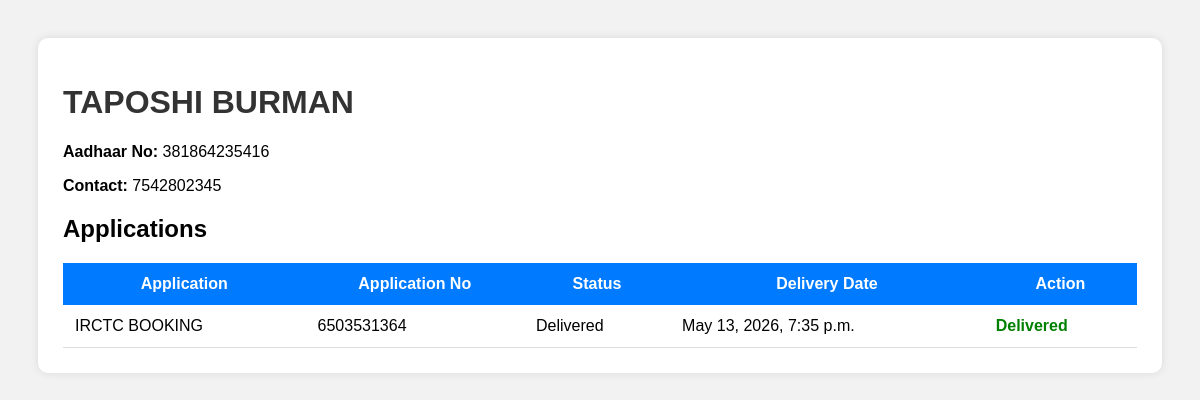
/customer/3/, run on the app's committed database.
### customers_app/models.py (models this page shows, shortened)
class Customer(models.Model):
    user = models.OneToOneField(
        User,
        on_delete=models.CASCADE,
        null=True,
        blank=True
    )
    name = models.CharField(max_length=100)
    aadhaar_no = models.CharField(max_length=20, unique=True)
    contact_no = models.CharField(max_length=15)

class Application(models.Model):
    STATUS_CHOICES = [
        ('Pending', 'Pending'),
        ('Submitted', 'Submitted'),
        ('In Process', 'In Process'),
        ('Approved', 'Approved'),
        ('Rejected', 'Rejected'),
        ('Delivered', 'Delivered'),
    ]
    customer = models.ForeignKey(Customer, on_delete=models.CASCADE)
    application_name = models.CharField(max_length=100)
    application_no = models.CharField(max_length=100)
    application_date = models.DateField()
    status_updated_at = models.DateTimeField(auto_now=True)
    delivery_date = models.DateTimeField(null=True, blank=True)
    status = models.CharField(
        max_length=20,
        choices=STATUS_CHOICES,
        default='Pending'
    )
    remarks = models.TextField(blank=True)

### customers_app/views.py (the view)
# urls.py: path('customer/<int:customer_id>/', views.customer_detail, name='customer_detail'),
def customer_detail(request, customer_id):
    customer = get_object_or_404(Customer, id=customer_id)
    applications = Application.objects.filter(customer=customer)
    return render(request, 'customer_detail.html', {
        'customer': customer,
        'applications': applications
    })

### templates/customer_detail.html (shortened to what this page needs)
<!DOCTYPE html>
<html>
<head>
</head>
<body>
<div class="container">
    <h1>{{ customer.name }}</h1>
    <div class="info">
        <p>
            <strong>Aadhaar No:</strong>
            {{ customer.aadhaar_no }}
        </p>
        <p>
            <strong>Contact:</strong>
            {{ customer.contact_no }}
        </p>
    </div>
    <h2>Applications</h2>
    <table>
        <tr>
            <th>Application</th>
            <th>Application No</th>
            <th>Status</th>
            <th>Delivery Date</th>
            <th>Action</th>
        </tr>
        {% for app in applications %}
        <tr>
            <td>{{ app.application_name }}</td>
            <td>{{ app.application_no }}</td>
            <td>{{ app.status }}</td>
            <td>
                {% if app.delivery_date %}
                    {{ app.delivery_date }}
                {% else %}
                    Not Delivered
                {% endif %}
            </td>
            <td>
                {% if app.status != 'Delivered' %}
                    <a
                        class="btn"
                        href="/update-status/{{ app.id }}/"
                    >
                        Mark Delivered
                    </a>
                {% else %}
                    <span class="delivered">
                        Delivered
                    </span>
                {% endif %}
            </td>
        </tr>
        {% empty %}
        <tr>
            <td colspan="5">
                No applications found.
            </td>
        </tr>
        {% endfor %}
    </table>
</div>
</body>
</html>

### templates/customer_detail.html (style rules this page uses)
body { font-family: Arial; background:#f2f2f2; padding:30px; }
.container { background:white; padding:25px; border-radius:10px; box-shadow:0px 0px 10px rgba(0,0,0,0.1); }
h1 { color:#333; }
.info { margin-bottom:20px; }
table { width:100%; border-collapse:collapse; background:white; }
table th { background:#007bff; color:white; padding:12px; }
table td { padding:12px; border-bottom:1px solid #ddd; }
.delivered { color:green; font-weight:bold; }

### data on the page
Customer: name "TAPOSHI BURMAN", aadhaar_no "381864235416", contact_no "7542802345"
Application: application_name "IRCTC BOOKING", application_no "6503531364", status "Delivered", delivery_date "May 13, 2026, 7:35 p.m."
